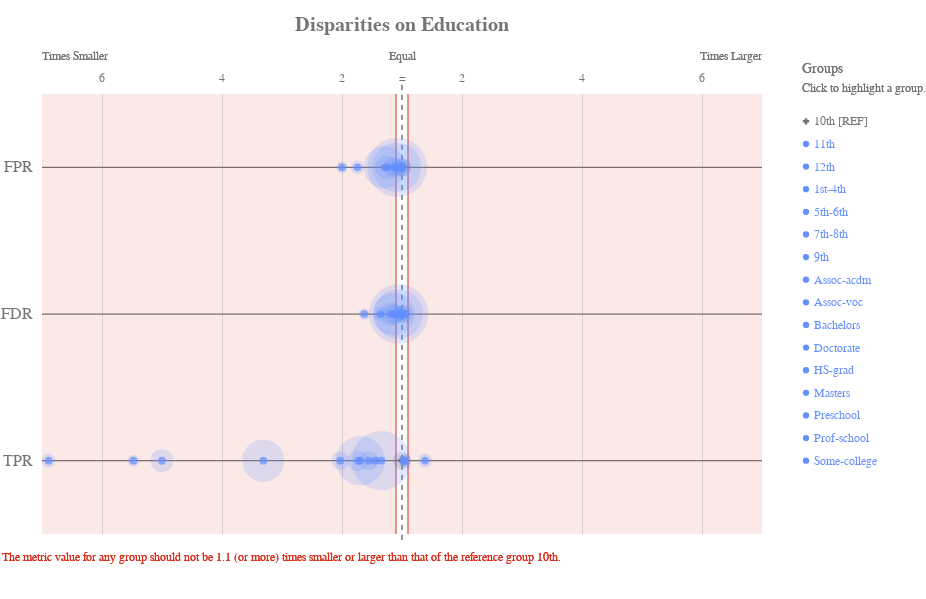

The notebook cell this image was saved under:
### Code cell
ap.disparity(bdf, metrics, 'education', fairness_threshold = disparity_tolerance)

### Figure 1 — Vega-Lite specification as saved in the notebook (floating-point values rounded to 4 significant figures)
{"config": {"view": {"continuousWidth": 400, "continuousHeight": 300, "strokeWidth": 0}, "axisLeft": {"labelColor": "rgb(117,117,117)", "labelFont": "Arial", "labelFontSize": 16}, "title": {"align": "center", "baseline": "middle", "color": "rgb(117,117,117)", "font": "Arial", "fontSize": 20, "fontWeight": "bold"}}, "layer": [{"data": {"name": "data-1df93174611e118aa486520756bac2dc"}, "mark": {"type": "rule", "stroke": "rgb(117,117,117)", "strokeWidth": 1.25, "tooltip": ""}, "encoding": {"x": {"type": "quantitative", "field": "x", "scale": {"domain": [-6, 6], "range": [40.0, 760.0]}}, "x2": {"field": "x2"}, "y": {"type": "nominal", "axis": {"domain": false, "labelAngle": 0, "labelPadding": -30, "orient": "left", "ticks": false, "title": ""}, "field": "metric", "scale": {"domain": ["FPR", "FDR", "TPR"], "range": [55.0, 495.0]}}}}, {"data": {"name": "data-79dd248bdaa0ea02c535240e8ad022c8"}, "mark": {"type": "rule", "stroke": "rgb(117,117,117)", "strokeDash": [5, 5], "strokeWidth": 1}, "encoding": {"tooltip": {"value": "10th [REF]"}, "x": {"value": 400.0}, "y": {"value": 45.83}, "y2": {"value": 504.2}}}, {"data": {"name": "data-17034a384be5e513d71997d970f7b9d7"}, "mark": {"type": "text", "align": "center", "color": "rgb(117,117,117)", "font": "Arial", "fontSize": 12, "fontWeight": "normal", "tooltip": ""}, "encoding": {"text": {"type": "nominal", "field": "label"}, "x": {"type": "quantitative", "field": "value", "scale": {"domain": [-6, 6], "range": [40.0, 760.0]}}, "y": {"value": 38.5}}}, {"layer": [{"mark": {"type": "text", "align": "left", "fill": "rgb(117,117,117)", "font": "Arial", "fontSize": 12, "fontWeight": "normal", "tooltip": ""}, "encoding": {"text": {"value": "Times Smaller"}, "x": {"value": 40.0}, "y": {"value": 16.5}}}, {"mark": {"type": "text", "align": "right", "fill": "rgb(117,117,117)", "font": "Arial", "fontSize": 12, "fontWeight": "normal", "tooltip": ""}, "encoding": {"text": {"value": "Times Larger"}, "x": {"value": 760.0}, "y": {"value": 16.5}}}, {"mark": {"type": "text", "align": "center", "fill": "rgb(117,117,117)", "font": "Arial", "fontSize": 12, "fontWeight": "normal", "tooltip": ""}, "encoding": {"text": {"value": "Equal"}, "x": {"value": 400.0}, "y": {"value": 16.5}}}], "data": {"name": "data-79dd248bdaa0ea02c535240e8ad022c8"}}, {"layer": [{"mark": {"type": "rule", "opacity": 0.8, "stroke": "rgb(217, 46, 28)", "strokeWidth": 1.25, "tooltip": ""}, "encoding": {"x": {"type": "quantitative", "field": "min", "scale": {"domain": [-6, 6], "range": [40.0, 760.0]}}, "y": {"value": 55.0}, "y2": {"value": 495.0}}}, {"mark": {"type": "rule", "opacity": 0.8, "stroke": "rgb(217, 46, 28)", "strokeWidth": 1.25, "tooltip": ""}, "encoding": {"x": {"type": "quantitative", "field": "max", "scale": {"domain": [-6, 6], "range": [40.0, 760.0]}}, "y": {"value": 55.0}, "y2": {"value": 495.0}}}, {"layer": [{"mark": {"type": "rect", "fill": "rgb(217, 46, 28)", "opacity": 0.1, "tooltip": ""}, "encoding": {"x": {"type": "quantitative", "field": "min", "scale": {"domain": [-6, 6], "range": [40.0, 760.0]}}, "x2": {"field": "lower_end"}, "y": {"value": 55.0}, "y2": {"value": 495.0}}}, {"mark": {"type": "rect", "fill": "rgb(217, 46, 28)", "opacity": 0.1, "tooltip": ""}, "encoding": {"x": {"type": "quantitative", "field": "max", "scale": {"domain": [-6, 6], "range": [40.0, 760.0]}}, "x2": {"field": "upper_end"}, "y": {"value": 55.0}, "y2": {"value": 495.0}}}]}, {"data": {"name": "data-79dd248bdaa0ea02c535240e8ad022c8"}, "mark": {"type": "text", "align": "left", "baseline": "top", "fill": "rgb(217, 46, 28)", "font": "Arial", "fontSize": 12, "fontWeight": "normal", "tooltip": ""}, "encoding": {"text": {"value": "The metric value for any group should not be 1.1 (or more) times smaller or larger than that of the reference group 10th."}, "x": {"value": 0}, "y": {"value": 513.3}}}], "data": {"name": "data-c5d34276f4f82483cea41fe69fa26f48"}}, {"layer": [{"mark": "circle"}, {"data": {"name": "data-a483acd3c93ea3d3ac458947f6f9dff0"}, "mark": {"type": "circle", "opacity": 0.2}, "encoding": {"color": {"condition": {"type": "nominal", "field": "attribute_value", "legend": null, "scale": {"domain": ["10th", "11th", "12th", "1st-4th", "5th-6th", "7th-8th", "9th", "Assoc-acdm", "Assoc-voc", "Bachelors", "Doctorate", "HS-grad", "Masters", "Preschool", "Prof-school", "Some-college"], "range": ["rgb(117,117,117)", "rgb(100, 143, 255)", "rgb(100, 143, 255)", "rgb(100, 143, 255)", "rgb(100, 143, 255)", "rgb(100, 143, 255)", "rgb(100, 143, 255)", "rgb(100, 143, 255)", "rgb(100, 143, 255)", "rgb(100, 143, 255)", "rgb(100, 143, 255)", "rgb(100, 143, 255)", "rgb(100, 143, 255)", "rgb(100, 143, 255)", "rgb(100, 143, 255)", "rgb(100, 143, 255)"]}, "selection": "selector101"}, "value": "rgb(224,224,224)"}, "size": {"type": "quantitative", "field": "group_size", "legend": null, "scale": {"domain": [0, 3857.0], "range": [0, 4224.0]}}, "tooltip": [{"type": "nominal", "field": "attribute_value", "title": "Group"}, {"type": "nominal", "field": "tooltip_group_size", "title": "Group Size"}, {"type": "nominal", "field": "tooltip_disparity_explanation_fpr", "title": "Disparity"}, {"type": "quantitative", "field": "fpr", "format": ".2f", "title": "FPR"}], "x": {"type": "quantitative", "axis": {"domain": false, "labels": false, "ticks": false, "title": null, "values": [1, 3, 5, -5, -3, -1]}, "field": "fpr_disparity_scaled", "scale": {"domain": [-6, 6], "range": [40.0, 760.0]}}, "y": {"type": "nominal", "axis": {"domain": false, "grid": false, "labels": false, "ticks": false, "title": " "}, "field": "metric_variable", "scale": {"domain": ["FPR", "FDR", "TPR"], "range": [55.0, 495.0]}}}, "selection": {"selector103": {"type": "multi", "empty": "all", "fields": ["attribute_value"]}}, "transform": [{"calculate": "'FPR'", "as": "metric_variable"}]}, {"data": {"name": "data-a483acd3c93ea3d3ac458947f6f9dff0"}, "mark": {"type": "circle", "opacity": 0.2}, "encoding": {"color": {"condition": {"type": "nominal", "field": "attribute_value", "legend": null, "scale": {"domain": ["10th", "11th", "12th", "1st-4th", "5th-6th", "7th-8th", "9th", "Assoc-acdm", "Assoc-voc", "Bachelors", "Doctorate", "HS-grad", "Masters", "Preschool", "Prof-school", "Some-college"], "range": ["rgb(117,117,117)", "rgb(100, 143, 255)", "rgb(100, 143, 255)", "rgb(100, 143, 255)", "rgb(100, 143, 255)", "rgb(100, 143, 255)", "rgb(100, 143, 255)", "rgb(100, 143, 255)", "rgb(100, 143, 255)", "rgb(100, 143, 255)", "rgb(100, 143, 255)", "rgb(100, 143, 255)", "rgb(100, 143, 255)", "rgb(100, 143, 255)", "rgb(100, 143, 255)", "rgb(100, 143, 255)"]}, "selection": "selector101"}, "value": "rgb(224,224,224)"}, "size": {"type": "quantitative", "field": "group_size", "legend": null, "scale": {"domain": [0, 3857.0], "range": [0, 4224.0]}}, "tooltip": [{"type": "nominal", "field": "attribute_value", "title": "Group"}, {"type": "nominal", "field": "tooltip_group_size", "title": "Group Size"}, {"type": "nominal", "field": "tooltip_disparity_explanation_fdr", "title": "Disparity"}, {"type": "quantitative", "field": "fdr", "format": ".2f", "title": "FDR"}], "x": {"type": "quantitative", "axis": {"domain": false, "labels": false, "ticks": false, "title": null, "values": [1, 3, 5, -5, -3, -1]}, "field": "fdr_disparity_scaled", "scale": {"domain": [-6, 6], "range": [40.0, 760.0]}}, "y": {"type": "nominal", "axis": {"domain": false, "grid": false, "labels": false, "ticks": false, "title": " "}, "field": "metric_variable", "scale": {"domain": ["FPR", "FDR", "TPR"], "range": [55.0, 495.0]}}}, "selection": {"selector105": {"type": "multi", "empty": "all", "fields": ["attribute_value"]}}, "transform": [{"calculate": "'FDR'", "as": "metric_variable"}]}, {"data": {"name": "data-a483acd3c93ea3d3ac458947f6f9dff0"}, "mark": {"type": "circle", "opacity": 0.2}, "encoding": {"color": {"condition": {"type": "nominal", "field": "attribute_value", "legend": null, "scale": {"domain": ["10th", "11th", "12th", "1st-4th", "5th-6th", "7th-8th", "9th", "Assoc-acdm", "Assoc-voc", "Bachelors", "Doctorate", "HS-grad", "Masters", "Preschool", "Prof-school", "Some-college"], "range": ["rgb(117,117,117)", "rgb(100, 143, 255)", "rgb(100, 143, 255)", "rgb(100, 143, 255)", "rgb(100, 143, 255)", "rgb(100, 143, 255)", "rgb(100, 143, 255)", "rgb(100, 143, 255)", "rgb(100, 143, 255)", "rgb(100, 143, 255)", "rgb(100, 143, 255)", "rgb(100, 143, 255)", "rgb(100, 143, 255)", "rgb(100, 143, 255)", "rgb(100, 143, 255)", "rgb(100, 143, 255)"]}, "selection": "selector101"}, "value": "rgb(224,224,224)"}, "size": {"type": "quantitative", "field": "group_size", "legend": null, "scale": {"domain": [0, 3857.0], "range": [0, 4224.0]}}, "tooltip": [{"type": "nominal", "field": "attribute_value", "title": "Group"}, {"type": "nominal", "field": "tooltip_group_size", "title": "Group Size"}, {"type": "nominal", "field": "tooltip_disparity_explanation_tpr", "title": "Disparity"}, {"type": "quantitative", "field": "tpr", "format": ".2f", "title": "TPR"}], "x": {"type": "quantitative", "axis": {"domain": false, "labels": false, "ticks": false, "title": null, "values": [1, 3, 5, -5, -3, -1]}, "field": "tpr_disparity_scaled", "scale": {"domain": [-6, 6], "range": [40.0, 760.0]}}, "y": {"type": "nominal", "axis": {"domain": false, "grid": false, "labels": false, "ticks": false, "title": " "}, "field": "metric_variable", "scale": {"domain": ["FPR", "FDR", "TPR"], "range": [55.0, 495.0]}}}, "selection": {"selector107": {"type": "multi", "empty": "all", "fields": ["attribute_value"]}}, "transform": [{"calculate": "'TPR'", "as": "metric_variable"}]}, {"layer": [{"mark": "point"}, {"data": {"name": "data-a483acd3c93ea3d3ac458947f6f9dff0"}, "mark": {"type": "point", "filled": true, "size": 60}, "encoding": {"color": {"condition": {"type": "nominal", "field": "attribute_value", "legend": null, "scale": {"domain": ["10th", "11th", "12th", "1st-4th", "5th-6th", "7th-8th", "9th", "Assoc-acdm", "Assoc-voc", "Bachelors", "Doctorate", "HS-grad", "Masters", "Preschool", "Prof-school", "Some-college"], "range": ["rgb(117,117,117)", "rgb(100, 143, 255)", "rgb(100, 143, 255)", "rgb(100, 143, 255)", "rgb(100, 143, 255)", "rgb(100, 143, 255)", "rgb(100, 143, 255)", "rgb(100, 143, 255)", "rgb(100, 143, 255)", "rgb(100, 143, 255)", "rgb(100, 143, 255)", "rgb(100, 143, 255)", "rgb(100, 143, 255)", "rgb(100, 143, 255)", "rgb(100, 143, 255)", "rgb(100, 143, 255)"]}, "selection": "selector101"}, "value": "rgb(224,224,224)"}, "shape": {"type": "nominal", "field": "attribute_value", "legend": null, "scale": {"domain": ["10th", "11th", "12th", "1st-4th", "5th-6th", "7th-8th", "9th", "Assoc-acdm", "Assoc-voc", "Bachelors", "Doctorate", "HS-grad", "Masters", "Preschool", "Prof-school", "Some-college"], "range": ["cross", "circle", "circle", "circle", "circle", "circle", "circle", "circle", "circle", "circle", "circle", "circle", "circle", "circle", "circle", "circle"]}}, "tooltip": [{"type": "nominal", "field": "attribute_value", "title": "Group"}, {"type": "nominal", "field": "tooltip_group_size", "title": "Group Size"}, {"type": "nominal", "field": "tooltip_disparity_explanation_fpr", "title": "Disparity"}, {"type": "quantitative", "field": "fpr", "format": ".2f", "title": "FPR"}], "x": {"type": "quantitative", "axis": {"domain": false, "labels": false, "ticks": false, "title": null, "values": [1, 3, 5, -5, -3, -1]}, "field": "fpr_disparity_scaled", "scale": {"domain": [-6, 6], "range": [40.0, 760.0]}}, "y": {"type": "nominal", "axis": {"domain": false, "grid": false, "labels": false, "ticks": false, "title": " "}, "field": "metric_variable", "scale": {"domain": ["FPR", "FDR", "TPR"], "range": [55.0, 495.0]}}}, "selection": {"selector102": {"type": "multi", "empty": "all", "fields": ["attribute_value"]}}, "transform": [{"calculate": "'FPR'", "as": "metric_variable"}]}, {"data": {"name": "data-a483acd3c93ea3d3ac458947f6f9dff0"}, "mark": {"type": "point", "filled": true, "size": 60}, "encoding": {"color": {"condition": {"type": "nominal", "field": "attribute_value", "legend": null, "scale": {"domain": ["10th", "11th", "12th", "1st-4th", "5th-6th", "7th-8th", "9th", "Assoc-acdm", "Assoc-voc", "Bachelors", "Doctorate", "HS-grad", "Masters", "Preschool", "Prof-school", "Some-college"], "range": ["rgb(117,117,117)", "rgb(100, 143, 255)", "rgb(100, 143, 255)", "rgb(100, 143, 255)", "rgb(100, 143, 255)", "rgb(100, 143, 255)", "rgb(100, 143, 255)", "rgb(100, 143, 255)", "rgb(100, 143, 255)", "rgb(100, 143, 255)", "rgb(100, 143, 255)", "rgb(100, 143, 255)", "rgb(100, 143, 255)", "rgb(100, 143, 255)", "rgb(100, 143, 255)", "rgb(100, 143, 255)"]}, "selection": "selector101"}, "value": "rgb(224,224,224)"}, "shape": {"type": "nominal", "field": "attribute_value", "legend": null, "scale": {"domain": ["10th", "11th", "12th", "1st-4th", "5th-6th", "7th-8th", "9th", "Assoc-acdm", "Assoc-voc", "Bachelors", "Doctorate", "HS-grad", "Masters", "Preschool", "Prof-school", "Some-college"], "range": ["cross", "circle", "circle", "circle", "circle", "circle", "circle", "circle", "circle", "circle", "circle", "circle", "circle", "circle", "circle", "circle"]}}, "tooltip": [{"type": "nominal", "field": "attribute_value", "title": "Group"}, {"type": "nominal", "field": "tooltip_group_size", "title": "Group Size"}, {"type": "nominal", "field": "tooltip_disparity_explanation_fdr", "title": "Disparity"}, {"type": "quantitative", "field": "fdr", "format": ".2f", "title": "FDR"}], "x": {"type": "quantitative", "axis": {"domain": false, "labels": false, "ticks": false, "title": null, "values": [1, 3, 5, -5, -3, -1]}, "field": "fdr_disparity_scaled", "scale": {"domain": [-6, 6], "range": [40.0, 760.0]}}, "y": {"type": "nominal", "axis": {"domain": false, "grid": false, "labels": false, "ticks": false, "title": " "}, "field": "metric_variable", "scale": {"domain": ["FPR", "FDR", "TPR"], "range": [55.0, 495.0]}}}, "selection": {"selector104": {"type": "multi", "empty": "all", "fields": ["attribute_value"]}}, "transform": [{"calculate": "'FDR'", "as": "metric_variable"}]}, {"data": {"name": "data-a483acd3c93ea3d3ac458947f6f9dff0"}, "mark": {"type": "point", "filled": true, "size": 60}, "encoding": {"color": {"condition": {"type": "nominal", "field": "attribute_value", "legend": null, "scale": {"domain": ["10th", "11th", "12th", "1st-4th", "5th-6th", "7th-8th", "9th", "Assoc-acdm", "Assoc-voc", "Bachelors", "Doctorate", "HS-grad", "Masters", "Preschool", "Prof-school", "Some-college"], "range": ["rgb(117,117,117)", "rgb(100, 143, 255)", "rgb(100, 143, 255)", "rgb(100, 143, 255)", "rgb(100, 143, 255)", "rgb(100, 143, 255)", "rgb(100, 143, 255)", "rgb(100, 143, 255)", "rgb(100, 143, 255)", "rgb(100, 143, 255)", "rgb(100, 143, 255)", "rgb(100, 143, 255)", "rgb(100, 143, 255)", "rgb(100, 143, 255)", "rgb(100, 143, 255)", "rgb(100, 143, 255)"]}, "selection": "selector101"}, "value": "rgb(224,224,224)"}, "shape": {"type": "nominal", "field": "attribute_value", "legend": null, "scale": {"domain": ["10th", "11th", "12th", "1st-4th", "5th-6th", "7th-8th", "9th", "Assoc-acdm", "Assoc-voc", "Bachelors", "Doctorate", "HS-grad", "Masters", "Preschool", "Prof-school", "Some-college"], "range": ["cross", "circle", "circle", "circle", "circle", "circle", "circle", "circle", "circle", "circle", "circle", "circle", "circle", "circle", "circle", "circle"]}}, "tooltip": [{"type": "nominal", "field": "attribute_value", "title": "Group"}, {"type": "nominal", "field": "tooltip_group_size", "title": "Group Size"}, {"type": "nominal", "field": "tooltip_disparity_explanation_tpr", "title": "Disparity"}, {"type": "quantitative", "field": "tpr", "format": ".2f", "title": "TPR"}], "x": {"type": "quantitative", "axis": {"domain": false, "labels": false, "ticks": false, "title": null, "values": [1, 3, 5, -5, -3, -1]}, "field": "tpr_disparity_scaled", "scale": {"domain": [-6, 6], "range": [40.0, 760.0]}}, "y": {"type": "nominal", "axis": {"domain": false, "grid": false, "labels": false, "ticks": false, "title": " "}, "field": "metric_variable", "scale": {"domain": ["FPR", "FDR", "TPR"], "range": [55.0, 495.0]}}}, "selection": {"selector106": {"type": "multi", "empty": "all", "fields": ["attribute_value"]}}, "transform": [{"calculate": "'TPR'", "as": "metric_variable"}]}]}]}, {"layer": [{"mark": {"type": "point", "filled": true, "opacity": 1, "size": 39.48}, "encoding": {"color": {"condition": {"type": "nominal", "field": "attribute_value", "legend": null, "scale": {"domain": ["10th", "11th", "12th", "1st-4th", "5th-6th", "7th-8th", "9th", "Assoc-acdm", "Assoc-voc", "Bachelors", "Doctorate", "HS-grad", "Masters", "Preschool", "Prof-school", "Some-college"], "range": ["rgb(117,117,117)", "rgb(100, 143, 255)", "rgb(100, 143, 255)", "rgb(100, 143, 255)", "rgb(100, 143, 255)", "rgb(100, 143, 255)", "rgb(100, 143, 255)", "rgb(100, 143, 255)", "rgb(100, 143, 255)", "rgb(100, 143, 255)", "rgb(100, 143, 255)", "rgb(100, 143, 255)", "rgb(100, 143, 255)", "rgb(100, 143, 255)", "rgb(100, 143, 255)", "rgb(100, 143, 255)"]}, "selection": "selector101"}, "value": "rgb(224,224,224)"}, "shape": {"type": "nominal", "field": "attribute_value", "legend": null, "scale": {"domain": ["10th", "11th", "12th", "1st-4th", "5th-6th", "7th-8th", "9th", "Assoc-acdm", "Assoc-voc", "Bachelors", "Doctorate", "HS-grad", "Masters", "Preschool", "Prof-school", "Some-college"], "range": ["cross", "circle", "circle", "circle", "circle", "circle", "circle", "circle", "circle", "circle", "circle", "circle", "circle", "circle", "circle", "circle"]}}, "x": {"value": 804}, "y": {"type": "nominal", "axis": {"domain": false, "grid": false, "labels": false, "ticks": false, "title": " "}, "field": "attribute_value", "scale": {"domain": ["10th", "11th", "12th", "1st-4th", "5th-6th", "7th-8th", "9th", "Assoc-acdm", "Assoc-voc", "Bachelors", "Doctorate", "HS-grad", "Masters", "Preschool", "Prof-school", "Some-college"], "range": [71, 433]}}}, "selection": {"selector101": {"type": "multi", "empty": "all", "fields": ["attribute_value"]}}}, {"mark": {"type": "text", "align": "left", "baseline": "middle", "font": "Arial", "fontSize": 12, "fontWeight": "normal"}, "encoding": {"color": {"condition": {"type": "nominal", "field": "attribute_value", "legend": null, "scale": {"domain": ["10th", "11th", "12th", "1st-4th", "5th-6th", "7th-8th", "9th", "Assoc-acdm", "Assoc-voc", "Bachelors", "Doctorate", "HS-grad", "Masters", "Preschool", "Prof-school", "Some-college"], "range": ["rgb(117,117,117)", "rgb(100, 143, 255)", "rgb(100, 143, 255)", "rgb(100, 143, 255)", "rgb(100, 143, 255)", "rgb(100, 143, 255)", "rgb(100, 143, 255)", "rgb(100, 143, 255)", "rgb(100, 143, 255)", "rgb(100, 143, 255)", "rgb(100, 143, 255)", "rgb(100, 143, 255)", "rgb(100, 143, 255)", "rgb(100, 143, 255)", "rgb(100, 143, 255)", "rgb(100, 143, 255)"]}, "selection": "selector101"}, "value": "rgb(224,224,224)"}, "text": {"type": "nominal", "field": "label"}, "x": {"value": 812}, "y": {"type": "nominal", "axis": {"domain": false, "grid": false, "labels": false, "ticks": false, "title": " "}, "field": "attribute_value", "scale": {"domain": ["10th", "11th", "12th", "1st-4th", "5th-6th", "7th-8th", "9th", "Assoc-acdm", "Assoc-voc", "Bachelors", "Doctorate", "HS-grad", "Masters", "Preschool", "Prof-school", "Some-college"], "range": [71, 433]}}}, "selection": {"selector108": {"type": "multi", "empty": "all", "fields": ["attribute_value"]}}}, {"data": {"name": "data-79dd248bdaa0ea02c535240e8ad022c8"}, "mark": {"type": "text", "align": "left", "baseline": "middle", "color": "rgb(117,117,117)", "font": "Arial", "fontSize": 12, "fontWeight": "normal"}, "encoding": {"text": {"value": "Click to highlight a group."}, "x": {"value": 800}, "y": {"value": 49}}}, {"data": {"name": "data-79dd248bdaa0ea02c535240e8ad022c8"}, "mark": {"type": "text", "align": "left", "baseline": "middle", "color": "rgb(117,117,117)", "font": "Arial", "fontSize": 14, "fontWeight": "normal"}, "encoding": {"text": {"value": "Groups"}, "x": {"value": 800}, "y": {"value": 30}}}], "data": {"name": "data-d2895423c27455dfff68fca5789a4807"}}], "height": 550, "padding": {"top": 15, "bottom": 10}, "resolve": {"scale": {"size": "independent", "y": "independent"}}, "title": "Disparities on Education", "width": 800, "$schema": "https://vega.github.io/schema/vega-lite/v4.8.1.json", "datasets": {"data-1df93174611e118aa486520756bac2dc": [{"metric": "FPR", "x": -6, "x2": 6}, {"metric": "FDR", "x": -6, "x2": 6}, {"metric": "TPR", "x": -6, "x2": 6}], "data-79dd248bdaa0ea02c535240e8ad022c8": [{"a": 1, "b": 0}, {"a": 1, "b": 0}], "data-17034a384be5e513d71997d970f7b9d7": [{"value": 1, "label": 2}, {"value": 3, "label": 4}, {"value": 5, "label": 6}, {"value": -5, "label": 6}, {"value": -3, "label": 4}, {"value": -1, "label": 2}, {"value": 0, "label": "="}], "data-c5d34276f4f82483cea41fe69fa26f48": [{"min": -0.1, "max": 0.1, "lower_end": -6, "upper_end": 6}], "data-a483acd3c93ea3d3ac458947f6f9dff0": [{"attribute_name": "education", "attribute_value": "10th", "group_size": 292, "total_entities": 9769, "fpr": 1.0, "fdr": 0.9547, "tpr": 0.7222, "fpr_disparity": 1.0, "fdr_disparity": 1.0, "tpr_disparity": 1.0, "fpr_disparity_scaled": 0.0, "fdr_disparity_scaled": 0.0, "tpr_disparity_scaled": 0.0, "tooltip_group_size": "292 (2.99%)", "tooltip_disparity_explanation_fpr": "Reference group", "tooltip_disparity_explanation_fdr": "Reference group", "tooltip_disparity_explanation_tpr": "Reference group"}, {"attribute_name": "education", "attribute_value": "11th", "group_size": 341, "total_entities": 9769, "fpr": 0.9908, "fdr": 0.9788, "tpr": 0.4667, "fpr_disparity": 0.9908, "fdr_disparity": 1.025, "tpr_disparity": 0.6462, "fpr_disparity_scaled": -0.009288, "fdr_disparity_scaled": 0.02523, "tpr_disparity_scaled": -0.5476, "tooltip_group_size": "341 (3.49%)", "tooltip_disparity_explanation_fpr": "1.01 times smaller FPR than the reference group", "tooltip_disparity_explanation_fdr": "1.03 times larger FDR than the reference group", "tooltip_disparity_explanation_tpr": "1.55 times smaller TPR than the reference group"}, {"attribute_name": "education", "attribute_value": "12th", "group_size": 116, "total_entities": 9769, "fpr": 0.9815, "fdr": 0.9464, "tpr": 0.75, "fpr_disparity": 0.9815, "fdr_disparity": 0.9913, "tpr_disparity": 1.038, "fpr_disparity_scaled": -0.01887, "fdr_disparity_scaled": -0.008744, "tpr_disparity_scaled": 0.03846, "tooltip_group_size": "116 (1.19%)", "tooltip_disparity_explanation_fpr": "1.02 times smaller FPR than the reference group", "tooltip_disparity_explanation_fdr": "1.01 times smaller FDR than the reference group", "tooltip_disparity_explanation_tpr": "1.04 times larger TPR than the reference group"}, {"attribute_name": "education", "attribute_value": "1st-4th", "group_size": 45, "total_entities": 9769, "fpr": 0.9767, "fdr": 0.9767, "tpr": 0.5, "fpr_disparity": 0.9767, "fdr_disparity": 1.023, "tpr_disparity": 0.6923, "fpr_disparity_scaled": -0.02381, "fdr_disparity_scaled": 0.02309, "tpr_disparity_scaled": -0.4444, "tooltip_group_size": "45 (0.46%)", "tooltip_disparity_explanation_fpr": "1.02 times smaller FPR than the reference group", "tooltip_disparity_explanation_fdr": "1.02 times larger FDR than the reference group", "tooltip_disparity_explanation_tpr": "1.44 times smaller TPR than the reference group"}, {"attribute_name": "education", "attribute_value": "5th-6th", "group_size": 79, "total_entities": 9769, "fpr": 1.0, "fdr": 0.9615, "tpr": 0.75, "fpr_disparity": 1.0, "fdr_disparity": 1.007, "tpr_disparity": 1.038, "fpr_disparity_scaled": 0.0, "fdr_disparity_scaled": 0.007159, "tpr_disparity_scaled": 0.03846, "tooltip_group_size": "79 (0.81%)", "tooltip_disparity_explanation_fpr": "Same FPR as the reference group", "tooltip_disparity_explanation_fdr": "1.01 times larger FDR than the reference group", "tooltip_disparity_explanation_tpr": "1.04 times larger TPR than the reference group"}, {"attribute_name": "education", "attribute_value": "7th-8th", "group_size": 183, "total_entities": 9769, "fpr": 0.983, "fdr": 0.9611, "tpr": 1.0, "fpr_disparity": 0.983, "fdr_disparity": 1.007, "tpr_disparity": 1.385, "fpr_disparity_scaled": -0.01734, "fdr_disparity_scaled": 0.006711, "tpr_disparity_scaled": 0.3846, "tooltip_group_size": "183 (1.87%)", "tooltip_disparity_explanation_fpr": "1.02 times smaller FPR than the reference group", "tooltip_disparity_explanation_fdr": "1.01 times larger FDR than the reference group", "tooltip_disparity_explanation_tpr": "1.38 times larger TPR than the reference group"}, {"attribute_name": "education", "attribute_value": "9th", "group_size": 151, "total_entities": 9769, "fpr": 0.993, "fdr": 0.9595, "tpr": 0.75, "fpr_disparity": 0.993, "fdr_disparity": 1.005, "tpr_disparity": 1.038, "fpr_disparity_scaled": -0.007042, "fdr_disparity_scaled": 0.004981, "tpr_disparity_scaled": 0.03846, "tooltip_group_size": "151 (1.55%)", "tooltip_disparity_explanation_fpr": "1.01 times smaller FPR than the reference group", "tooltip_disparity_explanation_fdr": "1.00 times larger FDR than the reference group", "tooltip_disparity_explanation_tpr": "1.04 times larger TPR than the reference group"}, {"attribute_name": "education", "attribute_value": "Assoc-acdm", "group_size": 303, "total_entities": 9769, "fpr": 0.8935, "fdr": 0.8616, "tpr": 0.3563, "fpr_disparity": 0.8935, "fdr_disparity": 0.9025, "tpr_disparity": 0.4934, "fpr_disparity_scaled": -0.1192, "fdr_disparity_scaled": -0.1081, "tpr_disparity_scaled": -1.027, "tooltip_group_size": "303 (3.10%)", "tooltip_disparity_explanation_fpr": "1.12 times smaller FPR than the reference group", "tooltip_disparity_explanation_fdr": "1.11 times smaller FDR than the reference group", "tooltip_disparity_explanation_tpr": "2.03 times smaller TPR than the reference group"}, {"attribute_name": "education", "attribute_value": "Assoc-voc", "group_size": 406, "total_entities": 9769, "fpr": 0.8811, "fdr": 0.8344, "tpr": 0.4167, "fpr_disparity": 0.8811, "fdr_disparity": 0.874, "tpr_disparity": 0.5769, "fpr_disparity_scaled": -0.1349, "fdr_disparity_scaled": -0.1441, "tpr_disparity_scaled": -0.7333, "tooltip_group_size": "406 (4.16%)", "tooltip_disparity_explanation_fpr": "1.13 times smaller FPR than the reference group", "tooltip_disparity_explanation_fdr": "1.14 times smaller FDR than the reference group", "tooltip_disparity_explanation_tpr": "1.73 times smaller TPR than the reference group"}, {"attribute_name": "education", "attribute_value": "Bachelors", "group_size": 1632, "total_entities": 9769, "fpr": 0.7766, "fdr": 0.8382, "tpr": 0.218, "fpr_disparity": 0.7766, "fdr_disparity": 0.8779, "tpr_disparity": 0.3019, "fpr_disparity_scaled": -0.2876, "fdr_disparity_scaled": -0.139, "tpr_disparity_scaled": -2.312, "tooltip_group_size": "1,632 (16.71%)", "tooltip_disparity_explanation_fpr": "1.29 times smaller FPR than the reference group", "tooltip_disparity_explanation_fdr": "1.14 times smaller FDR than the reference group", "tooltip_disparity_explanation_tpr": "3.31 times smaller TPR than the reference group"}, {"attribute_name": "education", "attribute_value": "Doctorate", "group_size": 125, "total_entities": 9769, "fpr": 0.5, "fdr": 0.5862, "tpr": 0.1319, "fpr_disparity": 0.5, "fdr_disparity": 0.614, "tpr_disparity": 0.1826, "fpr_disparity_scaled": -1.0, "fdr_disparity_scaled": -0.6286, "tpr_disparity_scaled": -4.477, "tooltip_group_size": "125 (1.28%)", "tooltip_disparity_explanation_fpr": "2.00 times smaller FPR than the reference group", "tooltip_disparity_explanation_fdr": "1.63 times smaller FDR than the reference group", "tooltip_disparity_explanation_tpr": "5.48 times smaller TPR than the reference group"}, {"attribute_name": "education", "attribute_value": "HS-grad", "group_size": 3214, "total_entities": 9769, "fpr": 0.9267, "fdr": 0.9037, "tpr": 0.5371, "fpr_disparity": 0.9267, "fdr_disparity": 0.9466, "tpr_disparity": 0.7436, "fpr_disparity_scaled": -0.07909, "fdr_disparity_scaled": -0.0564, "tpr_disparity_scaled": -0.3447, "tooltip_group_size": "3,214 (32.90%)", "tooltip_disparity_explanation_fpr": "1.08 times smaller FPR than the reference group", "tooltip_disparity_explanation_fdr": "1.06 times smaller FDR than the reference group", "tooltip_disparity_explanation_tpr": "1.34 times smaller TPR than the reference group"}, {"attribute_name": "education", "attribute_value": "Masters", "group_size": 481, "total_entities": 9769, "fpr": 0.799, "fdr": 0.803, "tpr": 0.1444, "fpr_disparity": 0.799, "fdr_disparity": 0.8411, "tpr_disparity": 0.1999, "fpr_disparity_scaled": -0.2515, "fdr_disparity_scaled": -0.189, "tpr_disparity_scaled": -4.001, "tooltip_group_size": "481 (4.92%)", "tooltip_disparity_explanation_fpr": "1.25 times smaller FPR than the reference group", "tooltip_disparity_explanation_fdr": "1.19 times smaller FDR than the reference group", "tooltip_disparity_explanation_tpr": "5.00 times smaller TPR than the reference group"}, {"attribute_name": "education", "attribute_value": "Preschool", "group_size": 16, "total_entities": 9769, "fpr": 1.0, "fdr": 1.0, "tpr": null, "fpr_disparity": 1.0, "fdr_disparity": 1.047, "tpr_disparity": null, "fpr_disparity_scaled": 0.0, "fdr_disparity_scaled": 0.04745, "tpr_disparity_scaled": null, "tooltip_group_size": "16 (0.16%)", "tooltip_disparity_explanation_fpr": "Same FPR as the reference group", "tooltip_disparity_explanation_fdr": "1.05 times larger FDR than the reference group", "tooltip_disparity_explanation_tpr": "Same TPR as the reference group"}, {"attribute_name": "education", "attribute_value": "Prof-school", "group_size": 178, "total_entities": 9769, "fpr": 0.5741, "fdr": 0.7045, "tpr": 0.1048, "fpr_disparity": 0.5741, "fdr_disparity": 0.738, "tpr_disparity": 0.1452, "fpr_disparity_scaled": -0.7419, "fdr_disparity_scaled": -0.3551, "tpr_disparity_scaled": -5.889, "tooltip_group_size": "178 (1.82%)", "tooltip_disparity_explanation_fpr": "1.74 times smaller FPR than the reference group", "tooltip_disparity_explanation_fdr": "1.36 times smaller FDR than the reference group", "tooltip_disparity_explanation_tpr": "6.89 times smaller TPR than the reference group"}, {"attribute_name": "education", "attribute_value": "Some-college", "group_size": 2207, "total_entities": 9769, "fpr": 0.9197, "fdr": 0.8999, "tpr": 0.4262, "fpr_disparity": 0.9197, "fdr_disparity": 0.9426, "tpr_disparity": 0.5902, "fpr_disparity_scaled": -0.08735, "fdr_disparity_scaled": -0.06085, "tpr_disparity_scaled": -0.6944, "tooltip_group_size": "2,207 (22.59%)", "tooltip_disparity_explanation_fpr": "1.09 times smaller FPR than the reference group", "tooltip_disparity_explanation_fdr": "1.06 times smaller FDR than the reference group", "tooltip_disparity_explanation_tpr": "1.69 times smaller TPR than the reference group"}], "data-d2895423c27455dfff68fca5789a4807": [{"attribute_value": "10th", "label": "10th [REF]"}, {"attribute_value": "11th", "label": "11th"}, {"attribute_value": "12th", "label": "12th"}, {"attribute_value": "1st-4th", "label": "1st-4th"}, {"attribute_value": "5th-6th", "label": "5th-6th"}, {"attribute_value": "7th-8th", "label": "7th-8th"}, {"attribute_value": "9th", "label": "9th"}, {"attribute_value": "Assoc-acdm", "label": "Assoc-acdm"}, {"attribute_value": "Assoc-voc", "label": "Assoc-voc"}, {"attribute_value": "Bachelors", "label": "Bachelors"}, {"attribute_value": "Doctorate", "label": "Doctorate"}, {"attribute_value": "HS-grad", "label": "HS-grad"}, {"attribute_value": "Masters", "label": "Masters"}, {"attribute_value": "Preschool", "label": "Preschool"}, {"attribute_value": "Prof-school", "label": "Prof-school"}, {"attribute_value": "Some-college", "label": "Some-college"}]}}
